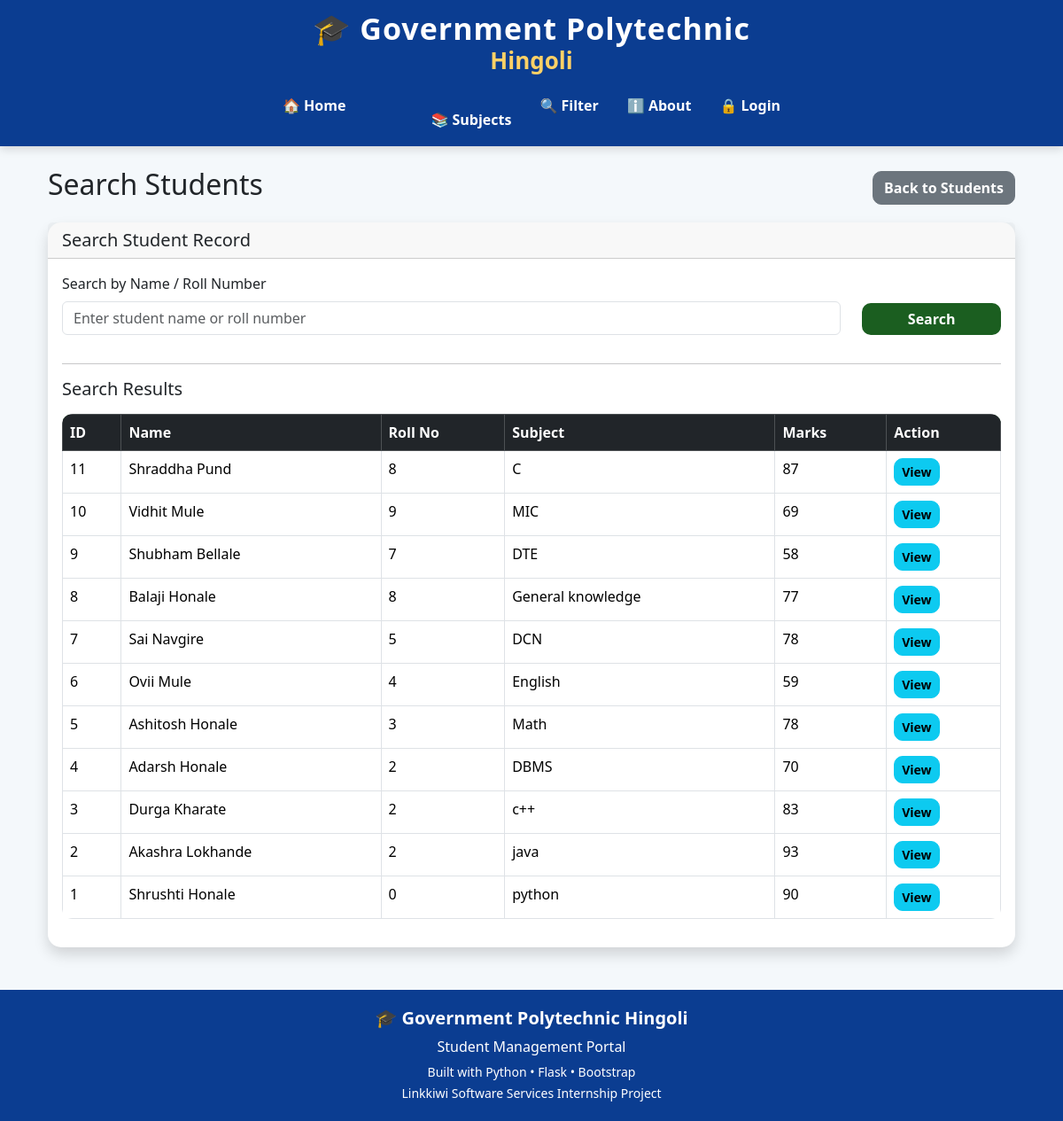
Before: /search with the older database file.
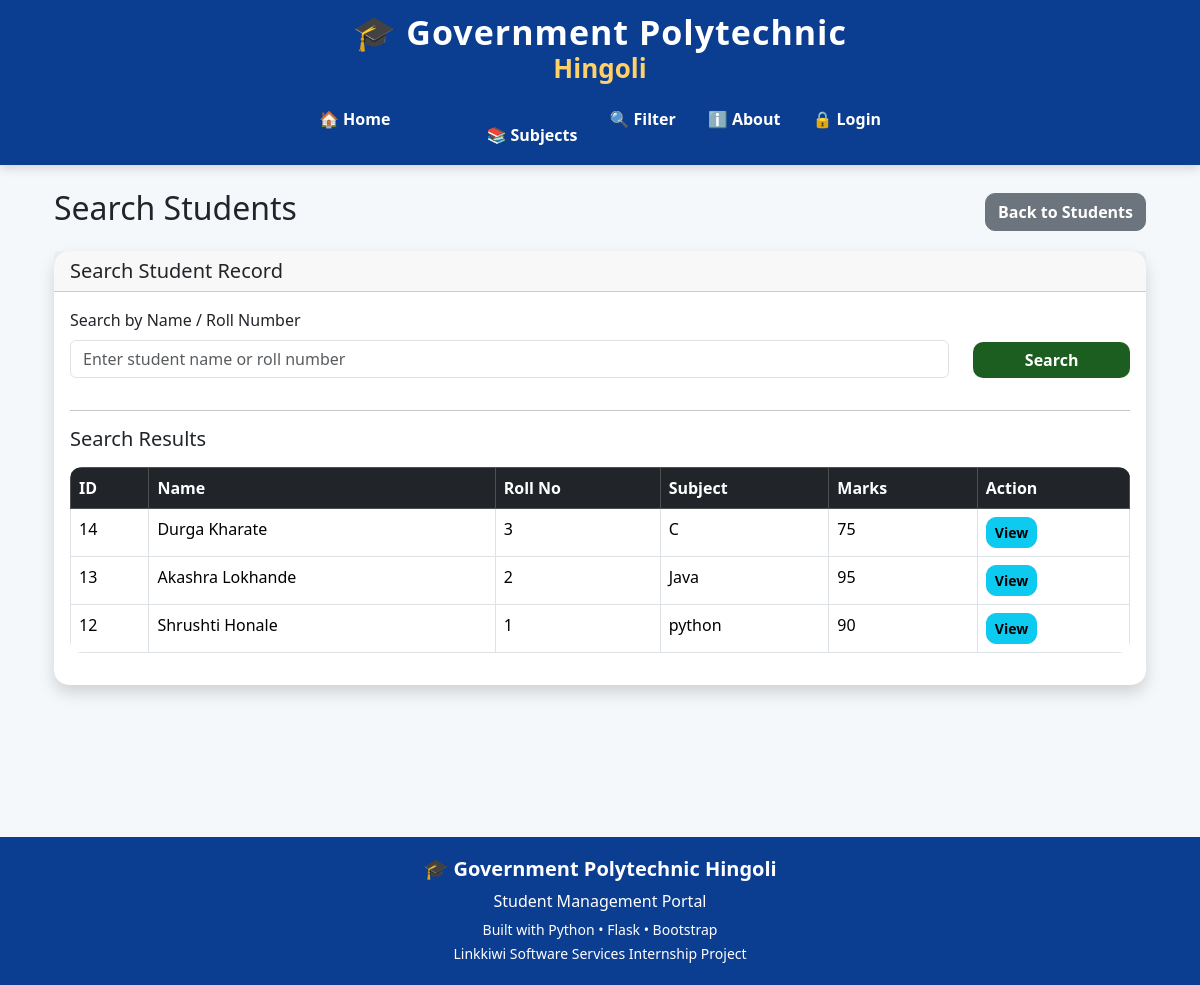
After: the same page with the newer database file.
### tables this page shows
CREATE TABLE students (
            id INTEGER PRIMARY KEY AUTOINCREMENT,
            name TEXT NOT NULL,
            roll INTEGER NOT NULL,
            marks INTEGER NOT NULL,
            subject TEXT NOT NULL,
            attendance INTEGER DEFAULT 0
        );

### app.py (the view)
@app.route("/search")
def search():
    q = request.args.get("q", "")
    conn = get_db()
    if q:
        students = conn.execute("""
            SELECT *
            FROM students
            WHERE
                name LIKE ?
                OR subject LIKE ?
                OR roll LIKE ?
            ORDER BY id DESC
        """,
        (
            f"%{q}%",
            f"%{q}%",
            f"%{q}%"
        )).fetchall()
    else:
        students = conn.execute(
            "SELECT * FROM students ORDER BY id DESC"
        ).fetchall()
    conn.close()
    return render_template(
        "search.html",
        students=students,
        query=q
    )

### database.py (called while the page is built)
def get_db():
    conn = sqlite3.connect(DB_PATH)
    conn.row_factory = sqlite3.Row
    return conn

### templates/search.html (shortened to what this page needs)
{% extends "base.html" %}
{% block content %}
<div class="container mt-4">
    <div class="d-flex justify-content-between align-items-center mb-3">
        <h2>
            Search Students
        </h2>
        <a href="/students" class="btn btn-secondary">
            Back to Students
        </a>
    </div>
    <div class="card shadow">
        <div class="card-header">
            <h5 class="mb-0">
                Search Student Record
            </h5>
        </div>
        <div class="card-body">
            <form method="POST" action="/search">
                <div class="row">
                    <div class="col-md-10 mb-3">
                        <label class="form-label">
                            Search by Name / Roll Number
                        </label>
                        <input
                            type="text"
                            name="search"
                            class="form-control"
                            placeholder="Enter student name or roll number"
                            required>
                    </div>
                    <div class="col-md-2 mb-3 d-flex align-items-end">
                        <button
                            type="submit"
                            class="btn btn-primary w-100">
                            Search
                        </button>
                    </div>
                </div>
            </form>
            <hr>
            <h5 class="mb-3">
                Search Results
            </h5>
            <div class="table-responsive">
                <table class="table table-bordered table-hover">
                    <thead class="table-dark">
                        <tr>
                            <th>
                                ID
                            </th>
                            <th>
                                Name
                            </th>
                            <th>
                                Roll No
                            </th>
                            <th>
                                Subject
                            </th>
                            <th>
                                Marks
                            </th>
                            <th>
                                Action
                            </th>
                        </tr>
                    </thead>
                    <tbody>
                    {% for student in students %}
                        <tr>
                            <td>
                                {{ student['id'] }}
                            </td>
                            <td>
                                {{ student['name'] }}
                            </td>
                            <td>
                                {{ student['roll'] }}
                            </td>
                            <td>
                                {{ student['subject'] }}
                            </td>
                            <td>
                                {{ student['marks'] }}
                            </td>
                            <td>
                                <a href="/detail/{{ student['id'] }}"
                                   class="btn btn-info btn-sm">
                                    View
                                </a>
                            </td>
                        </tr>
                    {% endfor %}
                    </tbody>
                </table>
            </div>
        </div>
    </div>
</div>
{% endblock %}

Changed rows visible on the page:
removed students: id "11", name "Shraddha Pund", roll "8", subject "C", marks "87"
removed students: id "10", name "Vidhit Mule", roll "9", subject "MIC", marks "69"
removed students: id "9", name "Shubham Bellale", roll "7", subject "DTE", marks "58"
removed students: id "8", name "Balaji Honale", roll "8", subject "General knowledge", marks "77"
removed students: id "7", name "Sai Navgire", roll "5", subject "DCN", marks "78"
removed students: id "6", name "Ovii Mule", roll "4", subject "English", marks "59"
removed students: id "5", name "Ashitosh Honale", roll "3", subject "Math", marks "78"
removed students: id "4", name "Adarsh Honale", roll "2", subject "DBMS", marks "70"
removed students: id "3", name "Durga Kharate", roll "2", subject "c++", marks "83"
removed students: id "2", name "Akashra Lokhande", roll "2", subject "java", marks "93"
removed students: id "1", name "Shrushti Honale", roll "0", subject "python", marks "90"
added students: id "14", name "Durga Kharate", roll "3", subject "C", marks "75"
added students: id "13", name "Akashra Lokhande", roll "2", subject "Java", marks "95"
added students: id "12", name "Shrushti Honale", roll "1", subject "python", marks "90"
